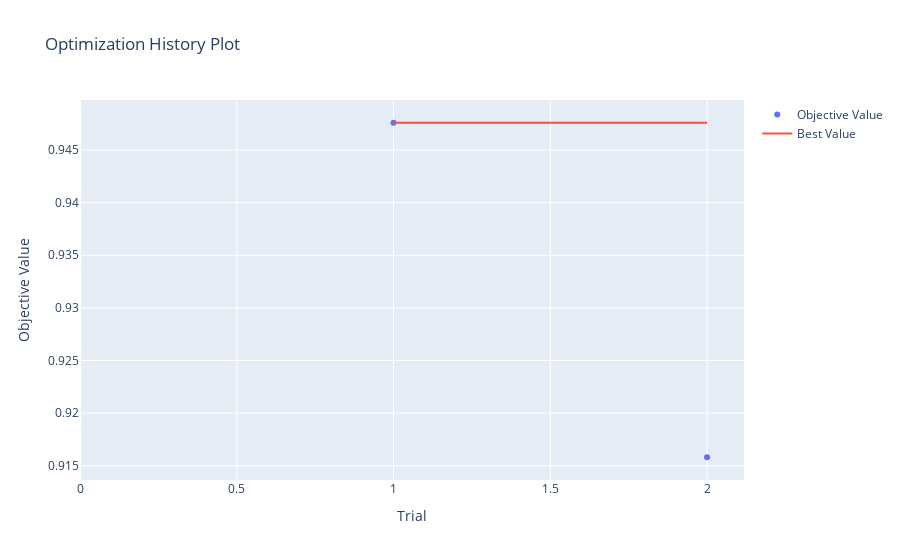

Notebook source saved alongside this figure:
### Code cell
p_history_feat_eng = optuna.visualization.plot_optimization_history(study_feat_eng)
p_history_feat_eng.show()

### Figure 1 — Plotly figure (JSON) as saved in the notebook; plotly's stock layout.template omitted (floating-point values rounded to 4 significant figures)
{"data": [{"mode": "markers", "name": "Objective Value", "type": "scatter", "x": [1, 2], "y": [0.9476, 0.9158]}, {"mode": "lines", "name": "Best Value", "type": "scatter", "x": [0, 1, 2], "y": [null, 0.9476, 0.9476]}, {"marker": {"color": "#cccccc"}, "mode": "markers", "name": "Infeasible Trial", "showlegend": false, "type": "scatter", "x": [], "y": []}], "layout": {"title": {"text": "Optimization History Plot"}, "xaxis": {"title": {"text": "Trial"}}, "yaxis": {"title": {"text": "Objective Value"}}}}
